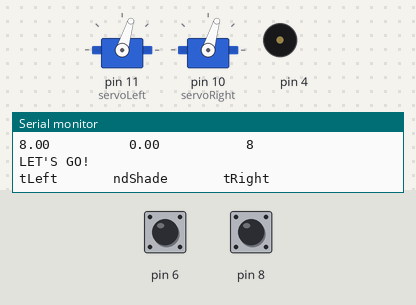
A sketch run on a simulated Arduino Uno, built with avr-gcc and run on an emulated ATmega328P. Shown: 2 × servo, buzzer (waves = sounding), the last lines printed to the serial monitor. The inputs (shaded band) are chosen by the test bench; at power-on: pin 6 LOW, pin 8 LOW.

Above: at 2.2 s.
2.3 s: pin 6 driven HIGH
At 3.5 s:
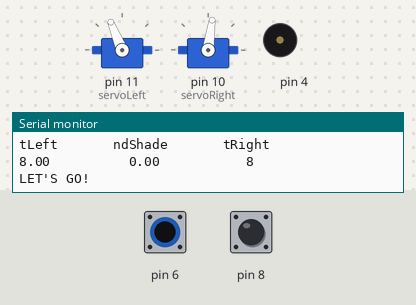
3.8 s: pin 6 driven LOW
At 4.35 s:
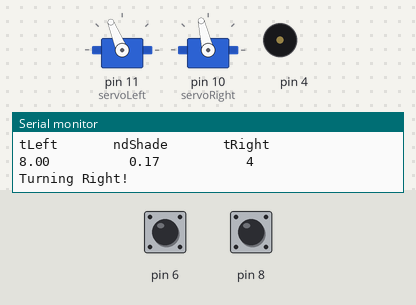
6.8 s: pin 8 driven HIGH
At 6.8 s:
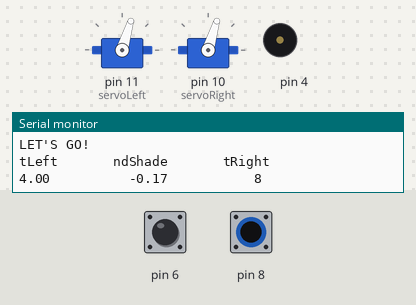
8.3 s: pin 8 driven LOW
At 8.49 s:
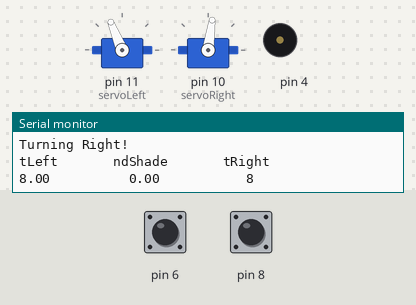
11.3 s: pin 8 pulsed HIGH 5 times (0.12 s each, 0.3 s apart)
14.3 s: pin 6 pulsed HIGH 2 times (0.12 s each, 0.3 s apart)
Timing chart, 0 to 18.9 s (numbered marks = the images above; inputs shaded):
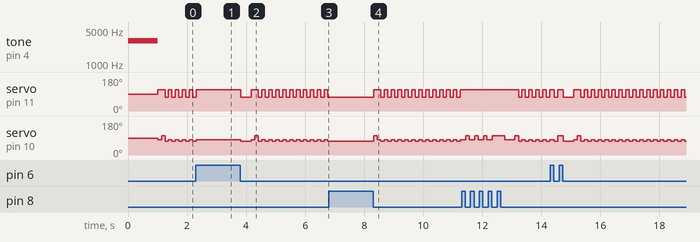

The sketch:

Labyrint.ino
```cpp
#include <Servo.h>

Servo servoRight;
Servo servoLeft;


void setup() {
  servoLeft.attach(11);
  servoRight.attach(10);

  tone(4, 3000, 1000);
  delay(1000);

  Serial.begin(9600);


}
float tLeft;
long tRight;
float ndShade;
void loop() {
  tLeft = rcTime(8);
  tRight= rcTime(6);

  ndShade = tLeft/(tLeft + tRight) - 0.5;

  Serial.println("tLeft       ndShade       tRight");
  Serial.print(tLeft);
  Serial.print("          ");
  Serial.print(ndShade);
  Serial.print("           ");
  Serial.println(tRight);

  if(ndShade > 0.1){
    //Mer ljus på höger öga, sväng höger
    Serial.println("Turning Right!");
    maneuver(1700, 1610);
  }else if(ndShade < -0.1){
    //Mer ljus på vänster öga, sväng vänster
    Serial.println("Turning Left!");
    maneuver(1300, 1300);
  }else{
    Serial.println("LET'S GO!");
    forward();
  }


  delay(100);
}

long rcTime(int pin){
  pinMode(pin, OUTPUT);
  digitalWrite(pin, HIGH);
  delay(1);
  pinMode(pin, INPUT);
  digitalWrite(pin, LOW);
  long time = micros();
  while(digitalRead(pin));
  time = micros() - time;
  return time;
}

void forward(){
  servoLeft.writeMicroseconds(1700);
  servoRight.writeMicroseconds(1390);
}

void maneuver(int speedLeft, int speedRight){
  servoLeft.writeMicroseconds(speedLeft);
  servoRight.writeMicroseconds(speedRight);
}
```

Measured:
- after the input at 2.3 s, servo on pin 11 (servoLeft): goes on until 2.3 s, then stays 112°; servo on pin 10 (servoRight): goes on until 2.3 s, then stays 82°
- after the input at 3.8 s, servo on pin 11 (servoLeft): goes 73° 0.35 s, 112° 0.24 s, 10 × (73° 0.11 s, 112° 0.12 s), then 73°, starting at once; servo on pin 10 (servoRight): 82° → 73° at once, → 82° 0.35 s later, → 103° 0.12 s later, → 73° 0.12 s later, … (24 changes in this stretch)
- after the input at 6.8 s, servo on pin 11 (servoLeft), servo on pin 10 (servoRight): stops changing and stays 73°
- after the input at 8.3 s, servo on pin 11 (servoLeft): 73° → 112° at once, then repeats every 0.23 s: 73° 0.11 s, 112° 0.12 s; servo on pin 10 (servoRight): 73° → 103° at once, then repeats every 0.23 s: 82° 0.12 s, 73° 0.11 s
- by itself, servo on pin 11 (servoLeft): repeats every 0.23 s: 73° 0.11 s, 112° 0.12 s
